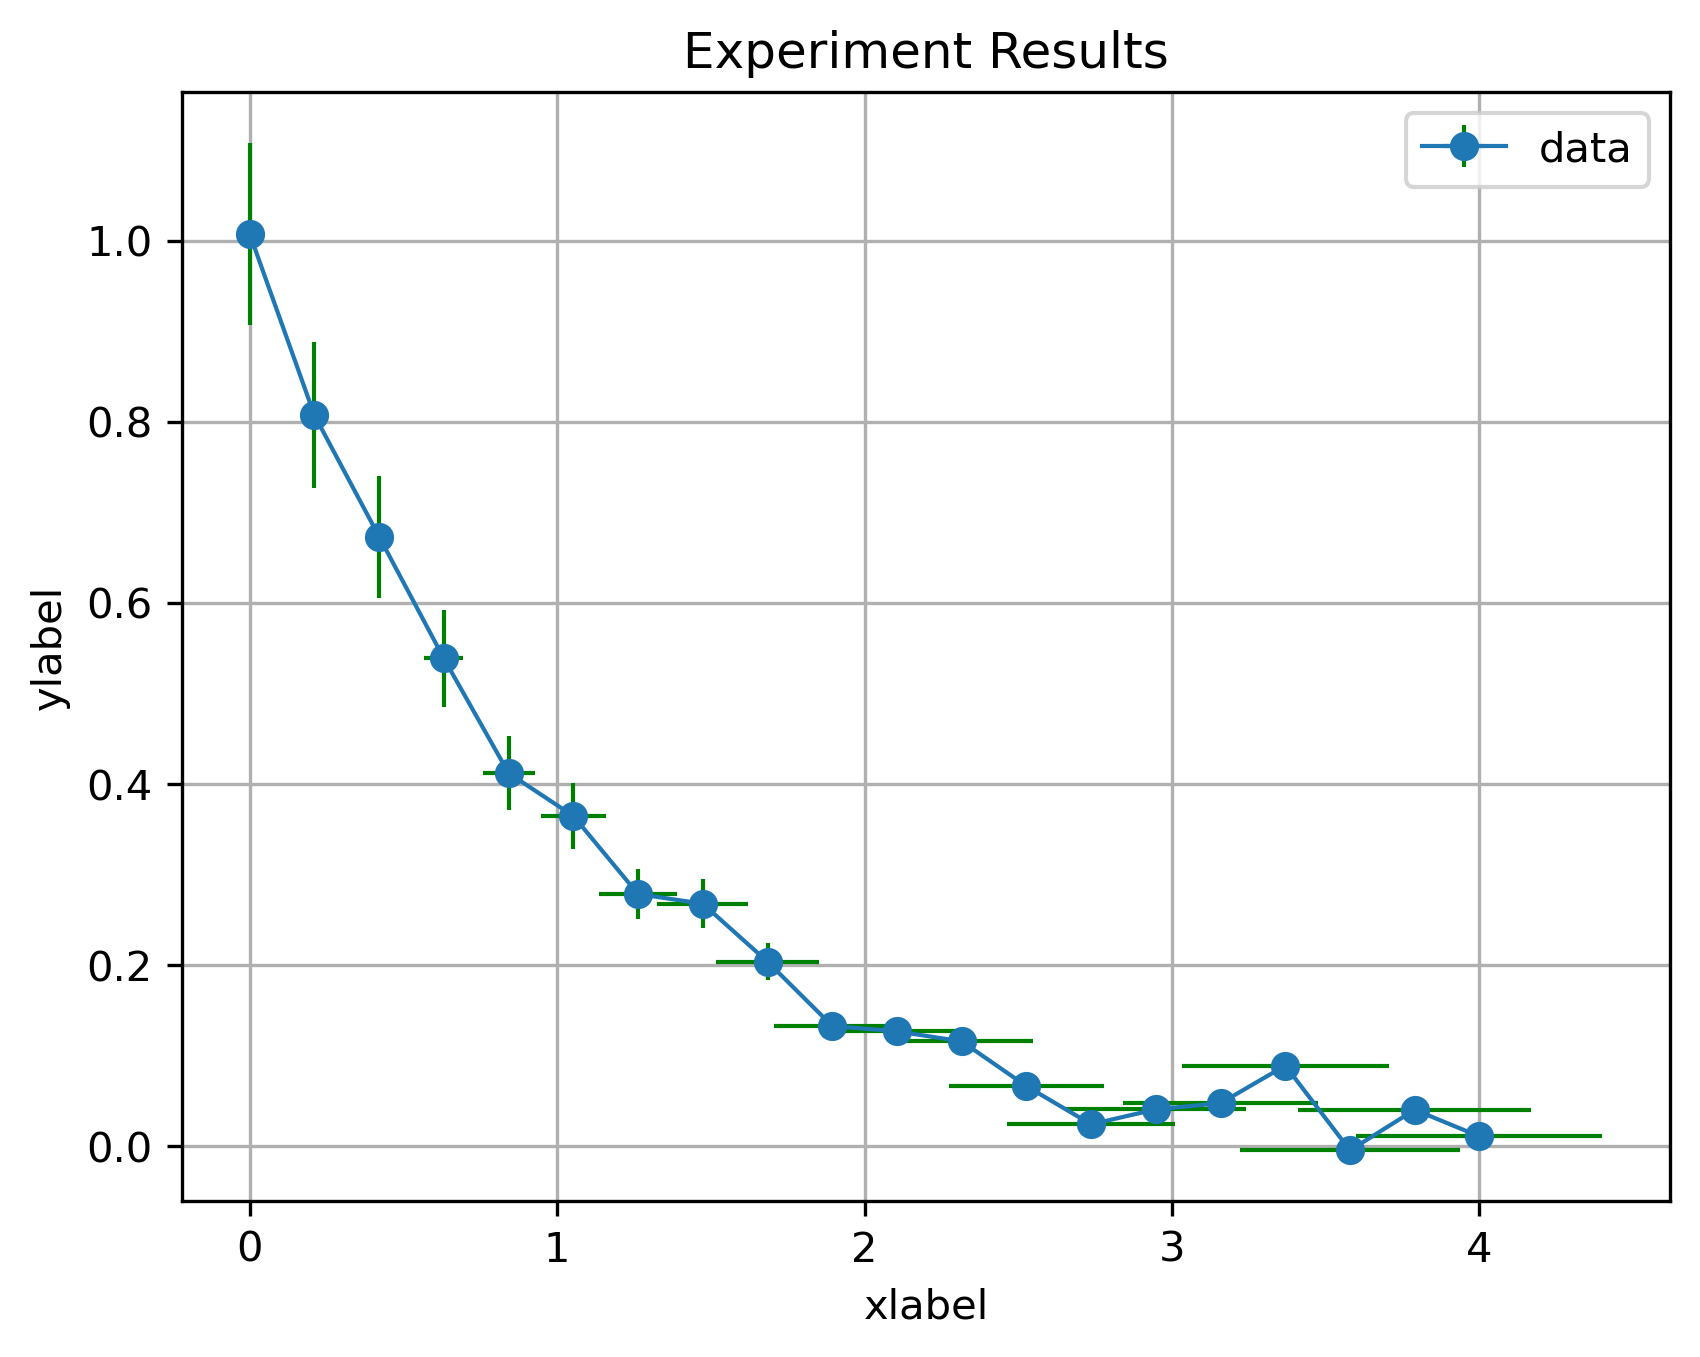

Write the Python code that produced this figure.
import numpy as np
import matplotlib.pyplot as plt

# make fake data
x_orig = np.linspace(0, 4, 20) # points between 0 and 4
noise = 0.025*np.random.normal(size=len(x_orig)) # random numbers
y_orig = np.exp(-x_orig) + noise # data is theory plus noise


# including the error bar at each point
x_err = x_orig*0.1
y_err = y_orig*0.1

# add to plot the data as (x,y) with error bars
plt.errorbar(x_orig, y_orig, yerr = y_err, xerr = x_err, lw=1, 
             ecolor='g', fmt='o-', capthick=2, label='data')

# # let's also compare with the theoretical curve...
# xx = np.linspace(0, 1, 50)
# yy = np.exp(-3.*xx/2)
# # ...and add that to the plot as well
# plt.plot(xx, yy, lw=3, color='magenta', label='theory')

# it's nice if other people know what you did
plt.title('Experiment Results')
plt.ylabel('ylabel')
plt.xlabel('xlabel')
plt.legend()
plt.grid()

plt.savefig('error_bars.png',dpi=300,bbox_inches='tight')
plt.close('all')
